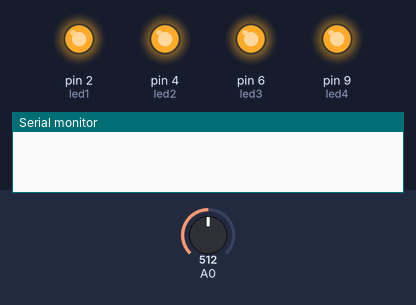
A sketch run on a simulated Arduino Uno, built with avr-gcc and run on an emulated ATmega328P. Shown: output pins drawn as LEDs (lit = HIGH), the last lines printed to the serial monitor. The inputs (shaded band) are chosen by the test bench; at power-on: A0 = 512.

Above: at 1.2 s.
1.3 s: A0 set to 716
At 1.5 s:
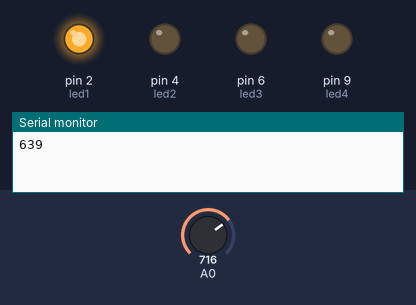
4.3 s: A0 set to 634
7.3 s: A0 set to 620
At 7.71 s:
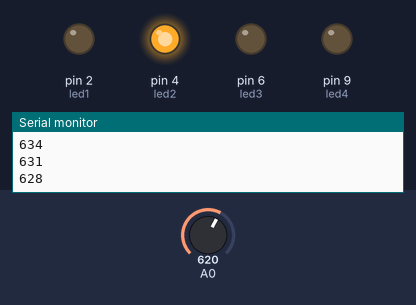
8.9 s: A0 set to 511
At 9.9 s:
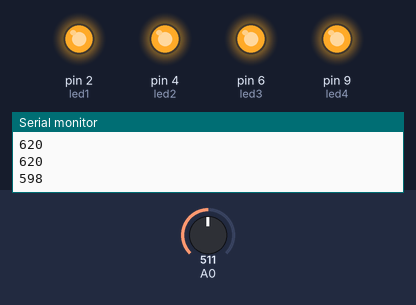
10.5 s: A0 set to 900
At 11.11 s:
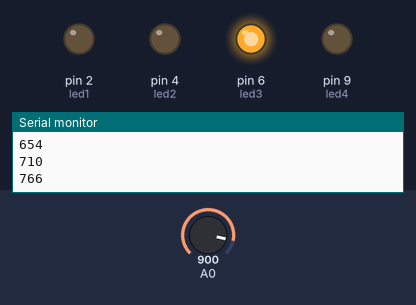
Timing chart, 0 to 14.5 s (numbered marks = the images above; inputs shaded):
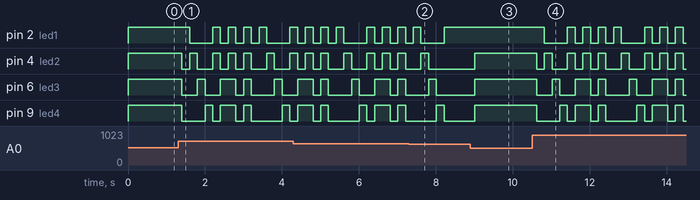

Measured:
- the behaviour switches between 621 and 620 on A0 (found by bisection; images 1 and 2)
- after the input at 1.3 s, pin 2 (led1): goes LOW 0.60 s, 3 × (HIGH 0.20 s, LOW 0.20 s), HIGH 0.20 s, LOW 0.60 s, then HIGH, starting after 0.30 s; pin 4 (led2): HIGH → LOW after 0.10 s, → HIGH 0.20 s later, → LOW 0.20 s later, → HIGH 0.40 s later, … (12 changes in this stretch)
- after the input at 7.3 s, pin 2 (led1): goes on until 8.2 s, then stays HIGH; pin 4 (led2): goes on until 7.8 s, then stays LOW; pin 6 (led3): goes on until 8.0 s, then stays LOW; pin 9 (led4): goes on until 8.2 s, then stays LOW
- after the input at 8.9 s, pin 4 (led2), pin 6 (led3), pin 9 (led4): LOW → HIGH after 0.12 s
- after the input at 10.5 s, pin 2 (led1): HIGH → LOW after 0.32 s, → HIGH 0.60 s later, → LOW 0.20 s later, → HIGH 0.20 s later, … (15 changes in this stretch); pin 4 (led2): HIGH → LOW after 0.12 s, → HIGH 0.20 s later, → LOW 0.20 s later, → HIGH 0.40 s later, … (17 changes in this stretch)

The sketch:

ChristmasMoodLamp.ino
```cpp
int led1 = 2;
int led2 = 4;
int led3 = 6;
int led4 = 9;

int soundDigital = 7;

int threadSound = 620;
int count = 0;
int arraySize = 5;
int soundArray[5] = {};

void setup() {
  Serial.begin(9600);

  pinMode(led1, OUTPUT);
  pinMode(led2, OUTPUT);
  pinMode(led3, OUTPUT);
  pinMode(led4, OUTPUT);

  //pinMode(A0, OUTPUT);
  //pinMode(soundDigital, OUTPUT);
  for(int i = 0; i <arraySize; i ++){
    soundArray[i] = threadSound;
  }
}

void loop() {

  if(analogRead(A0) >= threadSound){
    soundCheck();

    digitalWrite(led1,HIGH);
    digitalWrite(led2,LOW);
    digitalWrite(led3,LOW);
    digitalWrite(led4,LOW);
    delay(200);

    if(soundCheck())
      return;
    digitalWrite(led1,LOW);
    digitalWrite(led2,HIGH);
    digitalWrite(led3,LOW);
    digitalWrite(led4,LOW);
    delay(200);

    if(soundCheck())
      return;
    digitalWrite(led1,LOW);
    digitalWrite(led2,LOW);
    digitalWrite(led3,HIGH);
    digitalWrite(led4,LOW);
    delay(200);

    if(soundCheck())
      return;
    digitalWrite(led1,LOW);
    digitalWrite(led2,LOW);
    digitalWrite(led3,LOW);
    digitalWrite(led4,HIGH);
    delay(200);

    if(soundCheck())
      return;
    digitalWrite(led1,HIGH);
    digitalWrite(led2,HIGH);
    digitalWrite(led4,LOW);
    delay(200);

    if(soundCheck())
      return;
    digitalWrite(led1,LOW);
    digitalWrite(led2,LOW);
    digitalWrite(led3,HIGH);
    digitalWrite(led4,HIGH);
    delay(200);

    if(soundCheck())
      return;
    digitalWrite(led1, HIGH);
    digitalWrite(led2, HIGH);
    delay(200);

    if(soundCheck())
      return;
    digitalWrite(led1, LOW);
    digitalWrite(led2, LOW);
    digitalWrite(led3, LOW);
    digitalWrite(led4, LOW);
    delay(200);

    if(soundCheck())
      return;
    digitalWrite(led1, HIGH);
    digitalWrite(led2, HIGH);
    digitalWrite(led3, HIGH);
    digitalWrite(led4, HIGH);
    delay(200);

    if(soundCheck())
      return;
    digitalWrite(led1, LOW);
    digitalWrite(led2, LOW);
    digitalWrite(led3, LOW);
    digitalWrite(led4, LOW);
    delay(200);

  }else{
    digitalWrite(led1,HIGH);
    digitalWrite(led2,HIGH);
    digitalWrite(led3,HIGH);
    digitalWrite(led4,HIGH);
    delay(200);
  }
}

bool soundCheck(){
  soundArray[count] = analogRead(A0);
  count++;
  if(count == arraySize)
    count = 0;

  if( soundMean() <= threadSound)
    return true;
  else
    return false;
}

int soundMean(){
  int mean = 0;
  for(int i = 0; i < arraySize; i ++){
    mean += soundArray[i];
  }
  Serial.println(mean/arraySize);
  return mean/arraySize;
}
```
